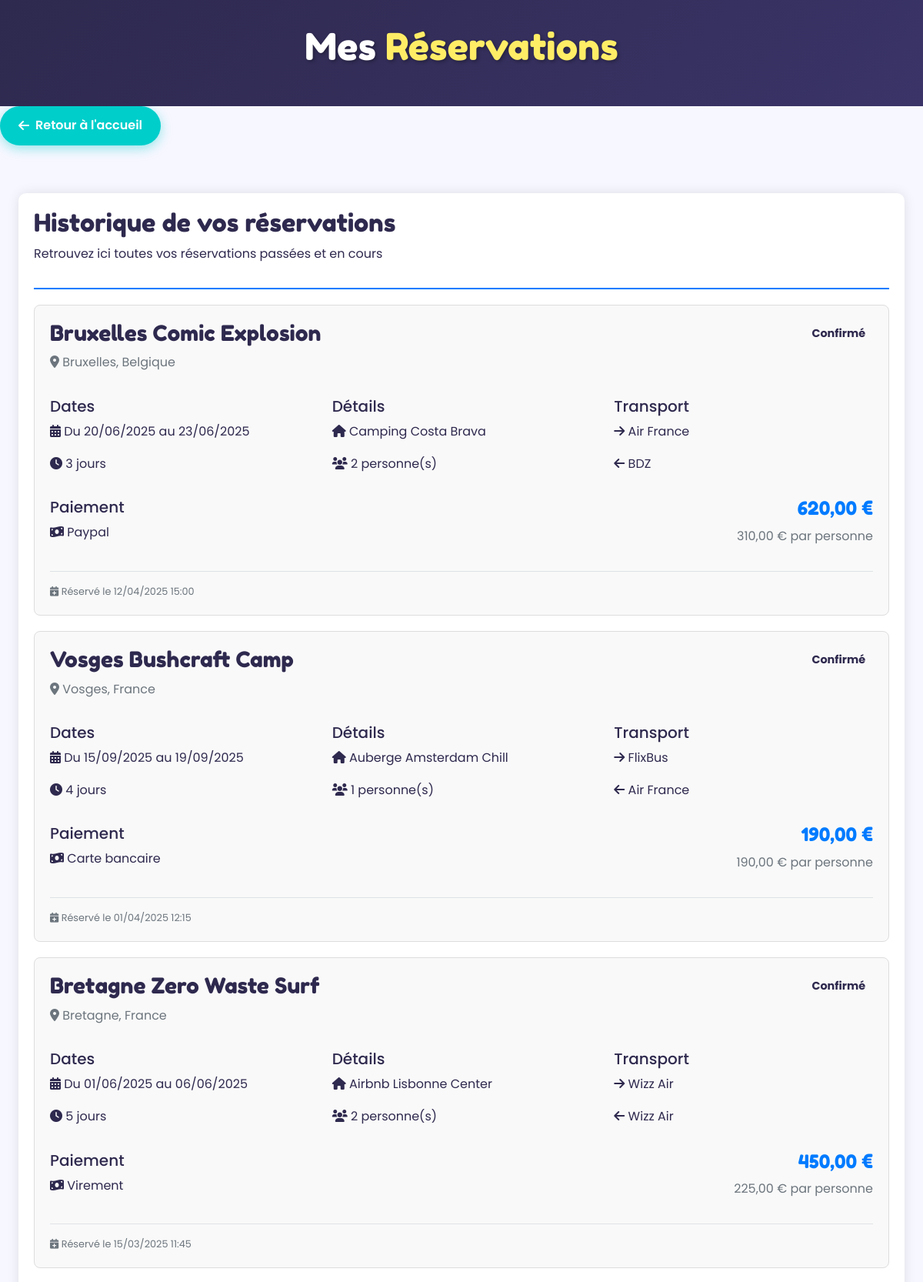
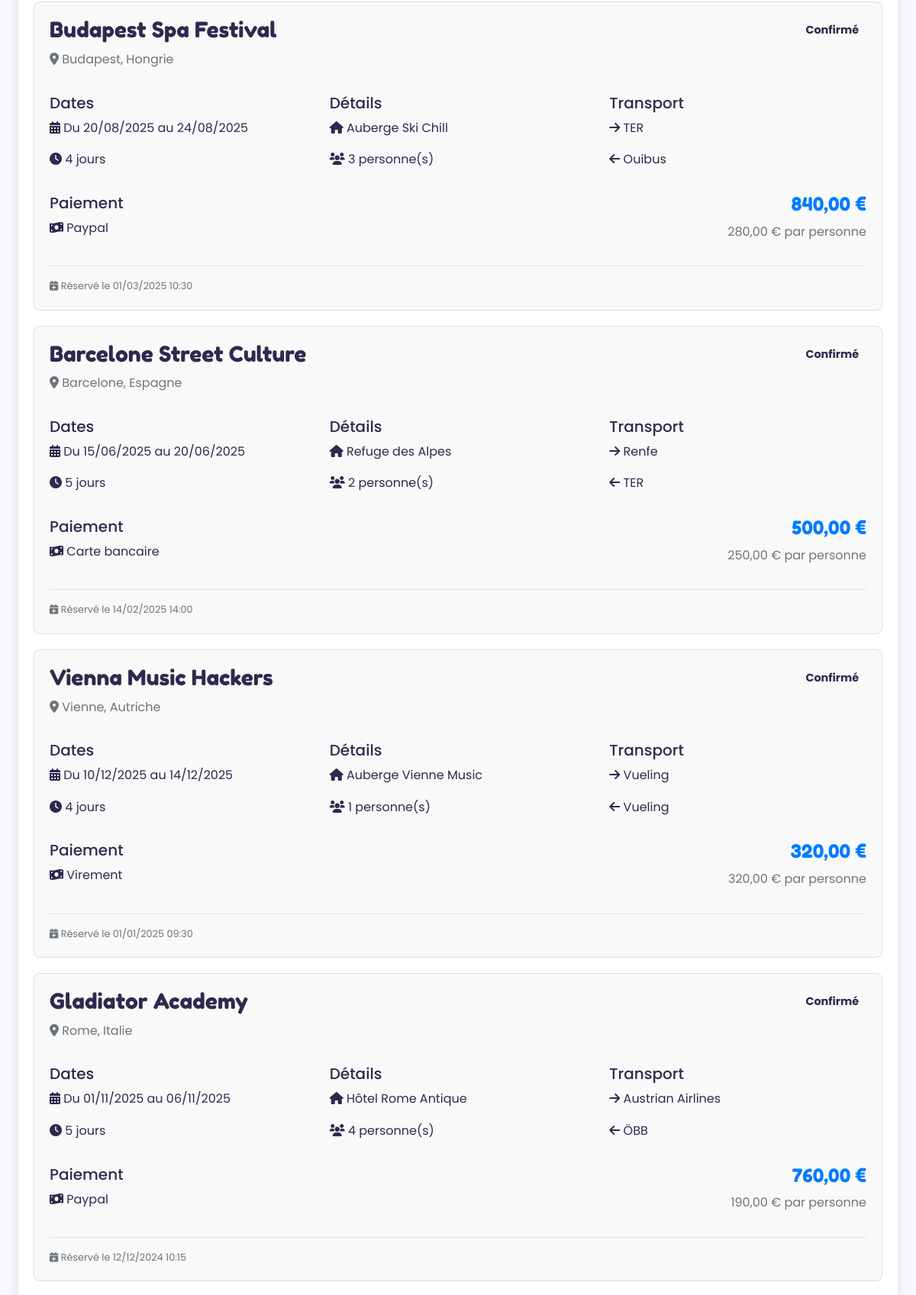
Page /pages/mes_reservations.php (signed in, upper part) on the committed database (2 pictures, top to bottom).
### tables this page shows
CREATE TABLE `reservations` (
  `id` int NOT NULL,
  `user_id` int NOT NULL,
  `offre_id` int NOT NULL,
  `logement_id` int NOT NULL,
  `transport_aller_id` int NOT NULL,
  `transport_retour_id` int NOT NULL,
  `nbr_personnes` int NOT NULL,
  `prix_unitaire` decimal(10,2) NOT NULL,
  `prix_total` decimal(10,2) GENERATED ALWAYS AS ((`prix_unitaire` * `nbr_personnes`)) STORED,
  `statut` enum('en attente','confirmé','annulé') DEFAULT 'en attente',
  `methode_paiement` enum('carte bancaire','paypal','virement','aucun') DEFAULT 'aucun',
  `date_paiement` datetime DEFAULT NULL,
  `date_reservation` timestamp NULL DEFAULT CURRENT_TIMESTAMP,
  `date_depart` date NOT NULL,
  `date_retour` date NOT NULL
);

CREATE TABLE `offres` (
  `id` int NOT NULL,
  `titre` varchar(255) NOT NULL,
  `description` text NOT NULL,
  `destination_id` int NOT NULL,
  `logement_id` int NOT NULL,
  `type_transport` enum('avion','bus','train','covoiturage','voiture') NOT NULL,
  `duree_sejour` int NOT NULL,
  `prix` decimal(10,2) NOT NULL,
  `prix_groupe` decimal(10,2) DEFAULT NULL,
  `date_depart` date NOT NULL,
  `date_retour` date NOT NULL,
  `disponibilite` int NOT NULL DEFAULT '0',
  `images` varchar(255) DEFAULT NULL,
  `ancien_prix` decimal(10,2) DEFAULT NULL,
  `transport_aller_id` int DEFAULT NULL,
  `transport_retour_id` int DEFAULT NULL,
  `avantages` text,
  `groupe` int DEFAULT NULL
);

CREATE TABLE `destinations` (
  `id` int NOT NULL,
  `pays` varchar(100) NOT NULL,
  `ville` varchar(100) NOT NULL,
  `images` varchar(255) DEFAULT NULL,
  `type_activites` enum('camping','auberge','randonnée','plage','...') NOT NULL,
  `activite_jeune` varchar(255) DEFAULT NULL,
  `budget_moyen` decimal(10,2) DEFAULT NULL,
  `date_publication` date DEFAULT NULL,
  `conseils` text,
  `endroits_visiter` text,
  `langue` varchar(100) DEFAULT NULL,
  `monnaie` varchar(50) DEFAULT NULL,
  `transport_commun` text,
  `peuples_culture` text,
  `info_pays` text
);

CREATE TABLE `logements` (
  `id` int NOT NULL,
  `destination_id` int NOT NULL,
  `nom` varchar(255) NOT NULL,
  `type_logement` enum('auberge','camping','airbnb','hôtel','colocation') NOT NULL,
  `etoiles` int DEFAULT NULL,
  `capacite_max` int NOT NULL,
  `all_inclusive` tinyint(1) DEFAULT '0',
  `demi_pension` tinyint(1) DEFAULT '0',
  `petit_dejeuner` tinyint(1) DEFAULT '0',
  `wifi` tinyint(1) DEFAULT '1',
  `prix_nuit` decimal(10,2) NOT NULL,
  `activite_jeune` varchar(255) DEFAULT 'Non spécifié',
  `description` text,
  `date_creation` datetime DEFAULT CURRENT_TIMESTAMP,
  `date_maj` datetime DEFAULT CURRENT_TIMESTAMP ON UPDATE CURRENT_TIMESTAMP,
  `equipements` text
);

CREATE TABLE `transports` (
  `id` int NOT NULL,
  `type_transport` enum('avion','bus','train','covoiturage','voiture','ferry') NOT NULL,
  `origine` varchar(255) NOT NULL,
  `destination_id` int NOT NULL,
  `prix` decimal(10,2) NOT NULL,
  `depart` datetime NOT NULL,
  `arrivee` datetime NOT NULL,
  `duree` varchar(50) NOT NULL,
  `compagnie` varchar(255) DEFAULT NULL,
  `numero` varchar(50) DEFAULT NULL,
  `type_trajet` enum('aller','retour','unique') NOT NULL,
  `classe` enum('economique','premium','affaires','premiere') DEFAULT 'economique',
  `bagage_inclus` tinyint(1) DEFAULT '0',
  `details` text,
  `offre_id` int DEFAULT NULL,
  `heure_depart` time DEFAULT NULL,
  `aeroport_gare` varchar(100) DEFAULT NULL
);

### pages/mes_reservations.php (the view, shortened to what this page needs)
<?php
require_once('../data_base/connection.php');
$reservations = [];
try {
    $stmt = $dbh->prepare('
        SELECT r.*, o.titre AS offre_titre, o.date_depart, o.date_retour,
               l.nom AS logement_nom, t1.compagnie AS transport_aller_compagnie,
               t2.compagnie AS transport_retour_compagnie, d.ville, d.pays
        FROM reservations r
        JOIN offres o ON r.offre_id = o.id
        JOIN logements l ON r.logement_id = l.id
        JOIN destinations d ON o.destination_id = d.id
        LEFT JOIN transports t1 ON r.transport_aller_id = t1.id
        LEFT JOIN transports t2 ON r.transport_retour_id = t2.id
        WHERE r.user_id = ?
        ORDER BY r.date_reservation DESC
    ');
    $stmt->execute([$_SESSION['user_id']]);
    $reservations = $stmt->fetchAll(PDO::FETCH_ASSOC);
} catch (PDOException $e) {
    $message = "Erreur lors de la récupération des réservations: " . $e->getMessage();
    $message_type = 'error';
}
?>
<!DOCTYPE html>
<html lang="fr">
<head>
    <link href="https://stackpath.bootstrapcdn.com/bootstrap/4.5.2/css/bootstrap.min.css" rel="stylesheet">
    <link rel="stylesheet" href="https://cdnjs.cloudflare.com/ajax/libs/font-awesome/6.0.0/css/all.min.css">
    <link rel="stylesheet" href="../styles/offres.css">
</head>
<body>
    <header class="header-offres">
        <h1>Mes <span>Réservations</span></h1>
    </header>
    <a href="../index.php" class="btn-back"><i class="fas fa-arrow-left"></i> Retour à l'accueil</a>
    <div class="main-container">
        <div class="reservation-container">
            <div class="reservation-header">
                <h2>Historique de vos réservations</h2>
                <p>Retrouvez ici toutes vos réservations passées et en cours</p>
            </div>
            <?php if (empty($reservations)): ?>
                <div class="no-reservations">
                    <i class="fas fa-calendar-times fa-3x mb-3"></i>
                    <h3>Vous n'avez aucune réservation</h3>
                    <p>Commencez par explorer nos offres et réservez votre prochain voyage !</p>
                    <a href="offres.php" class="btn btn-primary">Voir les offres</a>
                </div>
            <?php else: ?>
                <?php foreach ($reservations as $reservation): ?>
                    <div class="reservation-card">
                        <div class="d-flex justify-content-between align-items-start mb-3">
                            <div>
                                <h3><?= htmlspecialchars($reservation['offre_titre']) ?></h3>
                                <p class="text-muted">
                                    <i class="fas fa-map-marker-alt"></i>
                                    <?= htmlspecialchars($reservation['ville']) ?>, <?= htmlspecialchars($reservation['pays']) ?>
                                </p>
                            </div>
                            <span class="reservation-status status-<?= str_replace(' ', '-', $reservation['statut']) ?>">
                                <?= ucfirst($reservation['statut']) ?>
                            </span>
                        </div>
                        <div class="row">
                            <div class="col-md-4">
                                <h5>Dates</h5>
                                <p><i class="fas fa-calendar-alt"></i>
                                    Du <?= date('d/m/Y', strtotime($reservation['date_depart'])) ?>
                                    au <?= date('d/m/Y', strtotime($reservation['date_retour'])) ?>
                                </p>
                                <p><i class="fas fa-clock"></i>
                                    <?= (strtotime($reservation['date_retour']) - strtotime($reservation['date_depart'])) / (60 * 60 * 24) ?> jours
                                </p>
                            </div>
                            <div class="col-md-4">
                                <h5>Détails</h5>
                                <p><i class="fas fa-home"></i> <?= htmlspecialchars($reservation['logement_nom']) ?></p>
                                <p><i class="fas fa-users"></i> <?= $reservation['nbr_personnes'] ?> personne(s)</p>
                            </div>
                            <div class="col-md-4">
                                <h5>Transport</h5>
                                <?php if ($reservation['transport_aller_compagnie']): ?>
                                    <p><i class="fas fa-arrow-right"></i> <?= htmlspecialchars($reservation['transport_aller_compagnie']) ?></p>
                                <?php endif; ?>
                                <?php if ($reservation['transport_retour_compagnie']): ?>
                                    <p><i class="fas fa-arrow-left"></i> <?= htmlspecialchars($reservation['transport_retour_compagnie']) ?></p>
                                <?php endif; ?>
                            </div>
                        </div>
                        <div class="row mt-3">
                            <div class="col-md-6">
                                <h5>Paiement</h5>
                                <p><i class="fas fa-money-bill-wave"></i>
                                    <?= ucfirst($reservation['methode_paiement']) ?>
                                </p>
                            </div>
                            <div class="col-md-6 text-right">
                                <h4 class="text-primary">
                                    <?= number_format($reservation['prix_total'], 2, ',', ' ') ?> €
                                </h4>
                                <p class="text-muted"><?= number_format($reservation['prix_unitaire'], 2, ',', ' ') ?> € par personne</p>
                            </div>
                        </div>
                        <div class="d-flex justify-content-between align-items-center mt-3 pt-3 border-top">
                            <small class="text-muted">
                                <i class="fas fa-calendar-plus"></i> Réservé le <?= date('d/m/Y H:i', strtotime($reservation['date_reservation'])) ?>
                            </small>
                        </div>
                    </div>
                <?php endforeach; ?>
            <?php endif; ?>
        </div>
    </div>
</body>
</html>

### styles/offres.css (style rules this page uses)
:root { --primary: #FF5E5B; --secondary: #00CECB; --accent: #FFED66; --dark: #2E294E; --light: #F7F7FF; --action: #5D5FEF; --shadow: 0 4px 20px rgba(0, 0, 0, 0.1); --transition: all 0.3s ease; }
* { margin: 0; padding: 0; box-sizing: border-box; }
body { font-family: 'Poppins', sans-serif; background-color: var(--light); color: var(--dark); line-height: 1.6; overflow-x: hidden; }
h1, h2, h3, h4 { font-family: 'Fredoka One', cursive; font-weight: 400; }
.header-offres { background: linear-gradient(135deg, var(--dark), #3a3468); color: white; padding: 2rem 0; text-align: center; position: relative; overflow: hidden; }
.header-offres::before { content: ""; position: absolute; top: 0; left: 0; width: 100%; height: 100%; background: url('https://images.unsplash.com/photo-1507525428034-b723cf961d3e?ixlib=rb-1.2.1&auto=format&fit=crop&w=1350&q=80') center/cover; opacity: 0.3; z-index: 0; }
.header-offres h1 { font-size: 3rem; margin-bottom: 1rem; position: relative; z-index: 1; text-shadow: 2px 2px 4px rgba(0, 0, 0, 0.3); }
.header-offres h1 span { color: var(--accent); }
.btn-back { display: inline-flex; align-items: center; justify-content: center; padding: 0.8rem 1.5rem; border-radius: 50px; font-weight: 600; text-decoration: none; transition: var(--transition); margin-bottom: 2rem; background-color: var(--secondary); color: white; box-shadow: 0 4px 15px rgba(0, 206, 203, 0.4); }
.btn-back i { margin-right: 0.5rem; }
.main-container { max-width: 1200px; margin: 0 auto; padding: 0 1.5rem; }

### pages/mes_reservations.php (style rules this page uses)
.reservation-container { max-width: 1200px; margin: 30px auto; padding: 20px; background: white; border-radius: 10px; box-shadow: 0 0 15px rgba(0,0,0,0.1); }
.reservation-header { border-bottom: 2px solid #007bff; padding-bottom: 15px; margin-bottom: 20px; }
.reservation-card { border: 1px solid #ddd; border-radius: 8px; padding: 20px; margin-bottom: 20px; background: #f9f9f9; }
.reservation-status { display: inline-block; padding: 5px 10px; border-radius: 20px; font-weight: bold; font-size: 0.9em; }

### rows in the picture
reservations: offre.titre "Bruxelles Comic Explosion", destinations.ville "Bruxelles", destinations.pays "Belgique", statut "Confirmé", offre.date_depart "20/06/2025", offre.date_retour "23/06/2025", offre.date_depart "3", logement.nom "Camping Costa Brava", nbr_personnes "2", transport_aller.compagnie "Air France", transport_retour.compagnie "BDZ", methode_paiement "Paypal", prix_total "620,00", prix_unitaire "310,00", date_reservation "12/04/2025 15:00"
reservations: offre.titre "Vosges Bushcraft Camp", destinations.ville "Vosges", destinations.pays "France", statut "Confirmé", offre.date_depart "15/09/2025", offre.date_retour "19/09/2025", offre.date_depart "4", logement.nom "Auberge Amsterdam Chill", nbr_personnes "1", transport_aller.compagnie "FlixBus", transport_retour.compagnie "Air France", methode_paiement "Carte bancaire", prix_total "190,00", prix_unitaire "190,00", date_reservation "01/04/2025 12:15"
reservations: offre.titre "Bretagne Zero Waste Surf", destinations.ville "Bretagne", destinations.pays "France", statut "Confirmé", offre.date_depart "01/06/2025", offre.date_retour "06/06/2025", offre.date_depart "5", logement.nom "Airbnb Lisbonne Center", nbr_personnes "2", transport_aller.compagnie "Wizz Air", transport_retour.compagnie "Wizz Air", methode_paiement "Virement", prix_total "450,00", prix_unitaire "225,00", date_reservation "15/03/2025 11:45"
reservations: offre.titre "Budapest Spa Festival", destinations.ville "Budapest", destinations.pays "Hongrie", statut "Confirmé", offre.date_depart "20/08/2025", offre.date_retour "24/08/2025", offre.date_depart "4", logement.nom "Auberge Ski Chill", nbr_personnes "3", transport_aller.compagnie "TER", transport_retour.compagnie "Ouibus", methode_paiement "Paypal", prix_total "840,00", prix_unitaire "280,00", date_reservation "01/03/2025 10:30"
reservations: offre.titre "Barcelone Street Culture", destinations.ville "Barcelone", destinations.pays "Espagne", statut "Confirmé", offre.date_depart "15/06/2025", offre.date_retour "20/06/2025", offre.date_depart "5", logement.nom "Refuge des Alpes", nbr_personnes "2", transport_aller.compagnie "Renfe", transport_retour.compagnie "TER", methode_paiement "Carte bancaire", prix_total "500,00", prix_unitaire "250,00", date_reservation "14/02/2025 14:00"
reservations: offre.titre "Vienna Music Hackers", destinations.ville "Vienne", destinations.pays "Autriche", statut "Confirmé", offre.date_depart "10/12/2025", offre.date_retour "14/12/2025", offre.date_depart "4", logement.nom "Auberge Vienne Music", nbr_personnes "1", transport_aller.compagnie "Vueling", transport_retour.compagnie "Vueling", methode_paiement "Virement", prix_total "320,00", prix_unitaire "320,00", date_reservation "01/01/2025 09:30"
reservations: offre.titre "Gladiator Academy", destinations.ville "Rome", destinations.pays "Italie", statut "Confirmé", offre.date_depart "01/11/2025", offre.date_retour "06/11/2025", offre.date_depart "5", logement.nom "Hôtel Rome Antique", nbr_personnes "4", transport_aller.compagnie "Austrian Airlines", transport_retour.compagnie "ÖBB", methode_paiement "Paypal", prix_total "760,00", prix_unitaire "190,00", date_reservation "12/12/2024 10:15"
